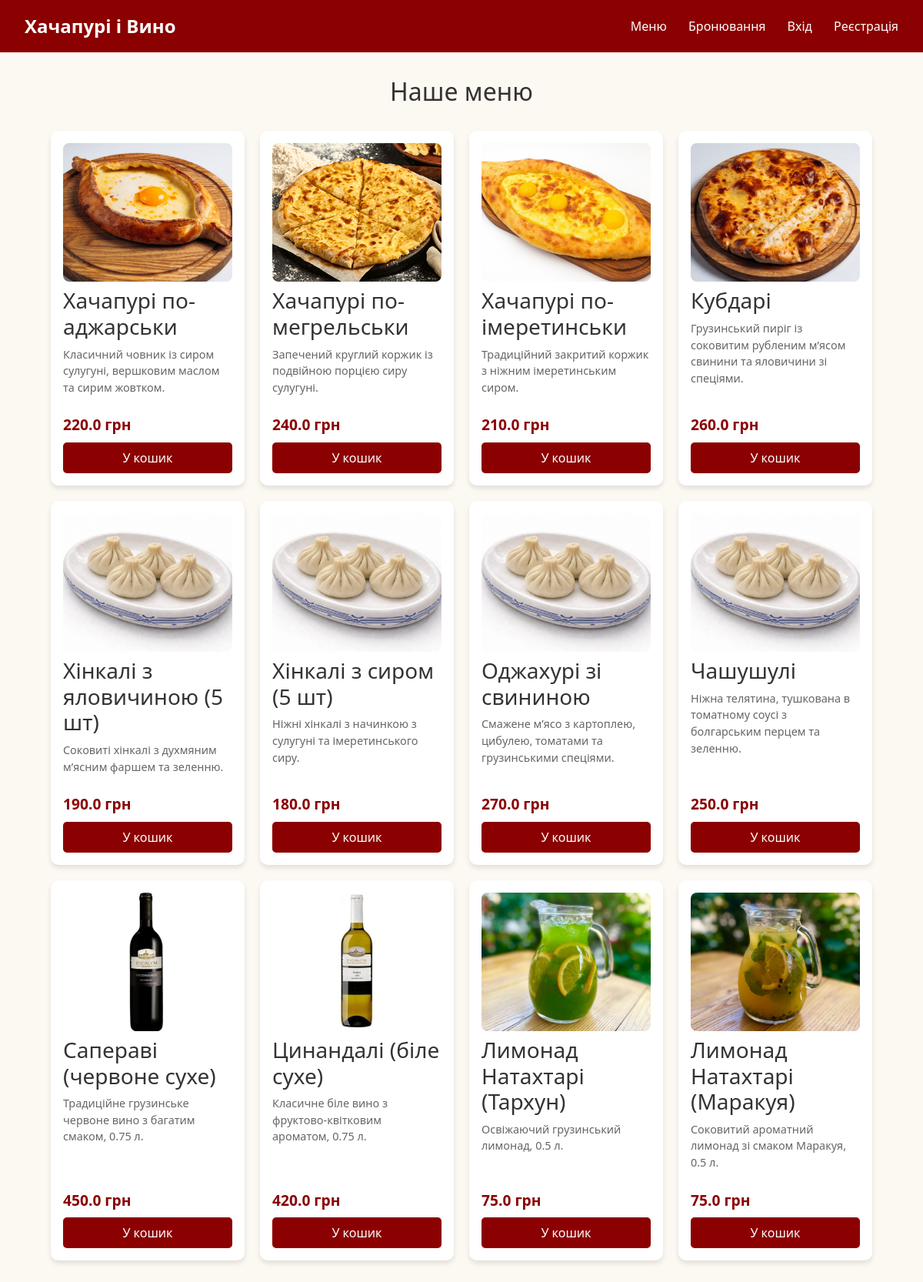
The page / on the database its author committed.
### models.py (models this page shows)
class Dish(db.Model):
    id = db.Column(db.Integer, primary_key=True)
    title = db.Column(db.String(100), nullable=False)
    category = db.Column(db.String(50), nullable=False)
    price = db.Column(db.Float, nullable=False)
    description = db.Column(db.Text, nullable=True)
    image = db.Column(db.String(150), default='default.jpg')

### app.py (the view)
@app.route('/')
def index():
    dishes = Dish.query.all()
    return render_template('index.html', dishes=dishes)

### templates/index.html (shortened to what this page needs)
{% extends 'base.html' %}
{% block content %}
<h2 style="text-align: center; margin-bottom: 2rem;">Наше меню</h2>
<div style="display: grid; grid-template-columns: repeat(auto-fill, minmax(250px, 1fr)); gap: 20px;">
    {% for dish in dishes %}
    <div style="background: white; border-radius: 10px; padding: 1rem; box-shadow: 0 4px 6px rgba(0,0,0,0.1); display: flex; flex-direction: column; justify-content: space-between;">
        <div>
            <img src="{{ url_for('static', filename='uploads/' + dish.image) }}" alt="{{ dish.title }}" style="width: 100%; height: 180px; object-fit: cover; border-radius: 8px;">
            <h3 style="margin: 0.5rem 0;">{{ dish.title }}</h3>
            <p style="color: #666; font-size: 0.9rem;">{{ dish.description }}</p>
        </div>
        <div>
            <p style="font-weight: bold; font-size: 1.2rem; color: #8b0000; margin: 0.5rem 0;">{{ dish.price }} грн</p>
            <form action="{{ url_for('add_to_cart', dish_id=dish.id) }}" method="POST">
                <button type="submit" class="btn-add" style="width: 100%; padding: 0.5rem; background: #8b0000; color: white; border: none; border-radius: 5px; cursor: pointer;">У кошик</button>
            </form>
        </div>
    </div>
    {% endfor %}
</div>
{% endblock %}

### templates/base.html (shortened to what this page needs)
<!DOCTYPE html>
<html lang="uk">
<head>
    <link href="https://cdn.jsdelivr.net/npm/bootstrap@5.3.0/dist/css/bootstrap.min.css" rel="stylesheet">
    <link rel="stylesheet" href="{{ url_for('static', filename='css/style.css') }}">
</head>
<body>
    <header>
        <div class="logo">
            <a href="{{ url_for('index') }}" style="color: white; text-decoration: none;">Хачапурі і Вино</a>
        </div>
        <nav>
            <a href="{{ url_for('index') }}">Меню</a>
            <a href="{{ url_for('booking') }}">Бронювання</a>
            {% if current_user.is_authenticated %}
                <a href="{{ url_for('cart') }}">Кошик</a>
                <a href="{{ url_for('profile') }}">Профіль</a>
                {% if current_user.is_admin %}
                    <a href="{{ url_for('admin') }}">Панель адміністратора</a>
                {% endif %}
                <span style="margin-left: 1.5rem; font-weight: bold; color: #f0e6d2;">{{ current_user.username }}</span>
                <a href="{{ url_for('logout') }}">Вихід</a>
            {% else %}
                <a href="{{ url_for('login') }}">Вхід</a>
                <a href="{{ url_for('register') }}">Реєстрація</a>
            {% endif %}
        </nav>
    </header>
    <div class="container">
        {% block content %}{% endblock content %}
    </div>
</body>
</html>

### static/css/style.css (style rules this page uses)
body { font-family: 'Segoe UI', Tahoma, Geneva, Verdana, sans-serif; margin: 0; background-color: #fcf8f2; color: #333; }
header { background-color: #8b0000; color: white; padding: 1rem 2rem; display: flex; justify-content: space-between; align-items: center; }
header .logo { font-size: 1.5rem; font-weight: bold; }
nav a { color: white; text-decoration: none; margin-left: 1.5rem; font-weight: 500; }
.container { max-width: 1100px; margin: 2rem auto; padding: 0 1rem; }
.btn-add { background-color: #8b0000; color: white; border: none; padding: 0.5rem 1rem; border-radius: 5px; cursor: pointer; }

### rows shown on the page
Dish: image (placeholder picture), title "Хачапурі по-аджарськи", description "Класичний човник із сиром сулугуні, вершковим маслом та сирим жовтком.", price "220.0"
Dish: image (placeholder picture), title "Хачапурі по-мегрельськи", description "Запечений круглий коржик із подвійною порцією сиру сулугуні.", price "240.0"
Dish: image (placeholder picture), title "Хачапурі по-імеретинськи", description "Традиційний закритий коржик з ніжним імеретинським сиром.", price "210.0"
Dish: image (placeholder picture), title "Кубдарі", description "Грузинський пиріг із соковитим рубленим м’ясом свинини та яловичини зі спеціями.", price "260.0"
Dish: image (placeholder picture), title "Хінкалі з яловичиною (5 шт)", description "Соковиті хінкалі з духмяним м’ясним фаршем та зеленню.", price "190.0"
Dish: image (placeholder picture), title "Хінкалі з сиром (5 шт)", description "Ніжні хінкалі з начинкою з сулугуні та імеретинського сиру.", price "180.0"
Dish: image (placeholder picture), title "Оджахурі зі свининою", description "Смажене м’ясо з картоплею, цибулею, томатами та грузинськими спеціями.", price "270.0"
Dish: image (placeholder picture), title "Чашушулі", description "Ніжна телятина, тушкована в томатному соусі з болгарським перцем та зеленню.", price "250.0"
Dish: image (placeholder picture), title "Сапераві (червоне сухе)", description "Традиційне грузинське червоне вино з багатим смаком, 0.75 л.", price "450.0"
Dish: image (placeholder picture), title "Цинандалі (біле сухе)", description "Класичне біле вино з фруктово-квітковим ароматом, 0.75 л.", price "420.0"
Dish: image (placeholder picture), title "Лимонад Натахтарі (Тархун)", description "Освіжаючий грузинський лимонад, 0.5 л.", price "75.0"
Dish: image (placeholder picture), title "Лимонад Натахтарі (Маракуя)", description "Соковитий ароматний лимонад зі смаком Маракуя, 0.5 л.", price "75.0"
